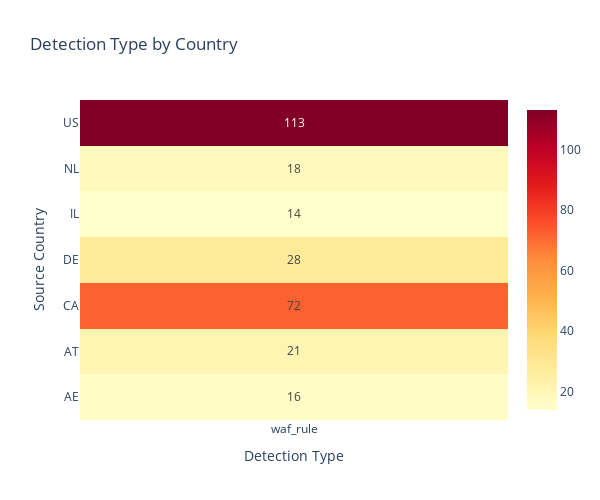

The cell this chart's notebook holds for it:
### Markdown cell above
## Insight from the Bar Chart

**Title:** *Sessions by Source Country*

---

## Key Observations:

* **US Leads in Session Count:**

  * The **United States (US)** is the top source of suspicious sessions with **110+ sessions**, significantly higher than any other country.

* **Canada (CA)** follows with **\~70 sessions**, which still indicates a **high level of anomalous activity**.

* **Moderate Activity Countries:**

  * Countries like **Germany (DE)**, **Austria (AT)**, **Netherlands (NL)**, **UAE (AE)**, and **Israel (IL)** show lower session counts (10–30), but are still noteworthy in the context of suspicious behavior.

---

## Implications:

* The **volume of sessions aligns** with the earlier donut chart showing traffic share, validating that **North America dominates suspicious session activity**.
* **Even lower-volume countries deserve scrutiny**, especially if their session behaviors (bytes, duration, flags) are irregular.

---

## Recommendation:

* Prioritize deep packet inspection and behavioral profiling for **high-frequency sources (US, CA)**.
* Use **GeoIP filtering or scoring** to help isolate threats and reduce noise in anomaly detection systems.

### Code cell
#5.Detection Type by Country
# Cross-tab for counts
heat_df = pd.crosstab(df['src_ip_country_code'], df['detection_types'])

# Create heatmap with values shown inside
fig = go.Figure(data=go.Heatmap(z=heat_df.values,x=heat_df.columns,y=heat_df.index,colorscale='YlOrRd',
    text=heat_df.values,texttemplate="%{text}",hoverongaps=False))

fig.update_layout(title="Detection Type by Country",xaxis_title="Detection Type",
    yaxis_title="Source Country",width=600, height=500)
fig.show()

### Figure 1 — Plotly figure (JSON) as saved in the notebook; plotly's stock layout.template omitted (floating-point values rounded to 4 significant figures)
{"data": [{"colorscale": [[0, "rgb(255,255,204)"], [0.125, "rgb(255,237,160)"], [0.25, "rgb(254,217,118)"], [0.375, "rgb(254,178,76)"], [0.5, "rgb(253,141,60)"], [0.625, "rgb(252,78,42)"], [0.75, "rgb(227,26,28)"], [0.875, "rgb(189,0,38)"], [1, "rgb(128,0,38)"]], "hoverongaps": false, "text": [[16], [21], [72], [28], [14], [18], [113]], "texttemplate": "%{text}", "type": "heatmap", "x": ["waf_rule"], "y": ["AE", "AT", "CA", "DE", "IL", "NL", "US"], "z": [[16], [21], [72], [28], [14], [18], [113]]}], "layout": {"height": 500, "title": {"text": "Detection Type by Country"}, "width": 600, "xaxis": {"autorange": true, "range": [-0.5, 0.5], "title": {"text": "Detection Type"}, "type": "category"}, "yaxis": {"autorange": true, "range": [-0.5, 6.5], "title": {"text": "Source Country"}, "type": "category"}}}
